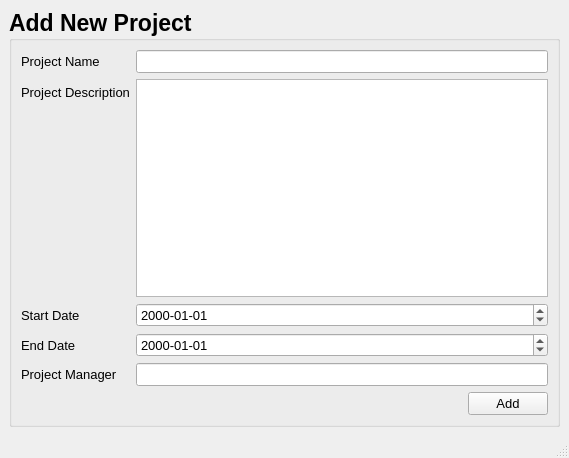
<?xml version="1.0" encoding="UTF-8"?>
<ui version="4.0">
 <class>MainWindow</class>
 <widget class="QMainWindow" name="MainWindow">
  <property name="geometry">
   <rect>
    <x>0</x>
    <y>0</y>
    <width>569</width>
    <height>458</height>
   </rect>
  </property>
  <property name="windowTitle">
   <string>MainWindow</string>
  </property>
  <widget class="QWidget" name="centralwidget">
   <layout class="QGridLayout" name="gridLayout">
    <item row="0" column="0">
     <widget class="QGroupBox" name="groupBox">
      <property name="font">
       <font>
        <family>Arial</family>
        <pointsize>17</pointsize>
        <weight>75</weight>
        <bold>true</bold>
       </font>
      </property>
      <property name="title">
       <string>Add New Project</string>
      </property>
      <layout class="QFormLayout" name="formLayout">
       <item row="0" column="0">
        <widget class="QLabel" name="label">
         <property name="font">
          <font>
           <pointsize>10</pointsize>
           <weight>50</weight>
           <bold>false</bold>
          </font>
         </property>
         <property name="text">
          <string>Project Name</string>
         </property>
        </widget>
       </item>
       <item row="0" column="1">
        <widget class="QLineEdit" name="pNameEdit">
         <property name="font">
          <font>
           <pointsize>10</pointsize>
           <weight>50</weight>
           <bold>false</bold>
          </font>
         </property>
        </widget>
       </item>
       <item row="1" column="0">
        <widget class="QLabel" name="label_2">
         <property name="font">
          <font>
           <pointsize>10</pointsize>
           <weight>50</weight>
           <bold>false</bold>
          </font>
         </property>
         <property name="text">
          <string>Project Description</string>
         </property>
        </widget>
       </item>
       <item row="1" column="1">
        <widget class="QPlainTextEdit" name="pDescEdit">
         <property name="font">
          <font>
           <pointsize>10</pointsize>
           <weight>50</weight>
           <bold>false</bold>
          </font>
         </property>
        </widget>
       </item>
       <item row="2" column="0">
        <widget class="QLabel" name="label_3">
         <property name="font">
          <font>
           <pointsize>10</pointsize>
           <weight>50</weight>
           <bold>false</bold>
          </font>
         </property>
         <property name="text">
          <string>Start Date</string>
         </property>
        </widget>
       </item>
       <item row="2" column="1">
        <widget class="QDateEdit" name="pStartDate">
         <property name="font">
          <font>
           <pointsize>10</pointsize>
           <weight>50</weight>
           <bold>false</bold>
          </font>
         </property>
         <property name="displayFormat">
          <string>yyyy-MM-dd</string>
         </property>
        </widget>
       </item>
       <item row="3" column="0">
        <widget class="QLabel" name="label_4">
         <property name="font">
          <font>
           <pointsize>10</pointsize>
           <weight>50</weight>
           <bold>false</bold>
          </font>
         </property>
         <property name="text">
          <string>End Date</string>
         </property>
        </widget>
       </item>
       <item row="3" column="1">
        <widget class="QDateEdit" name="pEndDate">
         <property name="font">
          <font>
           <pointsize>10</pointsize>
           <weight>50</weight>
           <bold>false</bold>
          </font>
         </property>
         <property name="displayFormat">
          <string>yyyy-MM-dd</string>
         </property>
        </widget>
       </item>
       <item row="4" column="0">
        <widget class="QLabel" name="label_5">
         <property name="font">
          <font>
           <pointsize>10</pointsize>
           <weight>50</weight>
           <bold>false</bold>
          </font>
         </property>
         <property name="text">
          <string>Project Manager</string>
         </property>
        </widget>
       </item>
       <item row="4" column="1">
        <widget class="QLineEdit" name="pManager">
         <property name="font">
          <font>
           <pointsize>10</pointsize>
           <weight>50</weight>
           <bold>false</bold>
          </font>
         </property>
        </widget>
       </item>
       <item row="5" column="1">
        <layout class="QGridLayout" name="gridLayout_2">
         <item row="0" column="1">
          <widget class="QPushButton" name="addPBtn">
           <property name="font">
            <font>
             <pointsize>10</pointsize>
             <weight>50</weight>
             <bold>false</bold>
            </font>
           </property>
           <property name="text">
            <string>Add</string>
           </property>
           <property name="icon">
            <iconset>
             <normaloff>../../../../../fontawesome-free-5.9.0-desktop/svgs/solid/plus.svg</normaloff>../../../../../fontawesome-free-5.9.0-desktop/svgs/solid/plus.svg</iconset>
           </property>
          </widget>
         </item>
         <item row="0" column="0">
          <spacer name="horizontalSpacer">
           <property name="orientation">
            <enum>Qt::Horizontal</enum>
           </property>
           <property name="sizeHint" stdset="0">
            <size>
             <width>40</width>
             <height>20</height>
            </size>
           </property>
          </spacer>
         </item>
        </layout>
       </item>
      </layout>
     </widget>
    </item>
   </layout>
  </widget>
  <widget class="QStatusBar" name="statusbar"/>
 </widget>
 <resources/>
 <connections/>
</ui>
